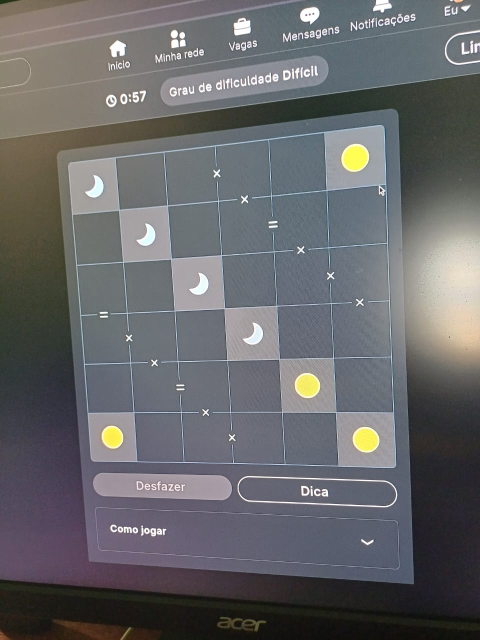
#> input picture data/sample.jpg, 960 x 1280 px (shown at 1/2 size)
$ python -i connection_classifier.py   (imports and definitions only)
#> lines starting #> are read from the running program, lines starting #| are printed output that depends on the picture
from cv2.typing import MatLike
from enum import Enum
import cv2


class ConnectionSymbol(Enum):
    EQUAL = 1
    DIFFERENT = 2
    BLANK = 3

    def __str__(self):
        return self.name.lower()


class ConnectionClassifier:
    def __init__(self, image: MatLike):
        self.image = image

    def classify(self) -> ConnectionSymbol:
        if self.is_equal(self.image):
            return ConnectionSymbol.EQUAL
        elif self.is_different():
            return ConnectionSymbol.DIFFERENT
        else:
            return ConnectionSymbol.BLANK

    def is_equal(self, image: MatLike) -> bool:
        contours, _ = cv2.findContours(
            image, cv2.RETR_EXTERNAL, cv2.CHAIN_APPROX_SIMPLE
        )

        rectangles = [
            cv2.boundingRect(contour)
            for contour in contours
            if cv2.contourArea(contour) > 50
        ]

        return len(rectangles) == 2

    def is_different(self) -> bool:
        contours, _ = cv2.findContours(
            self.image, cv2.RETR_EXTERNAL, cv2.CHAIN_APPROX_SIMPLE
        )

        for contour in contours:
            perimeter = cv2.arcLength(contour, True)
            approx = cv2.approxPolyDP(contour, 0.04 * perimeter, True)
            area = cv2.contourArea(contour)

            if len(approx) > 5 and area > 100:
                return True

        return False

>>> import cv2
>>> picture = cv2.imread('../../data/sample.jpg', cv2.IMREAD_GRAYSCALE)
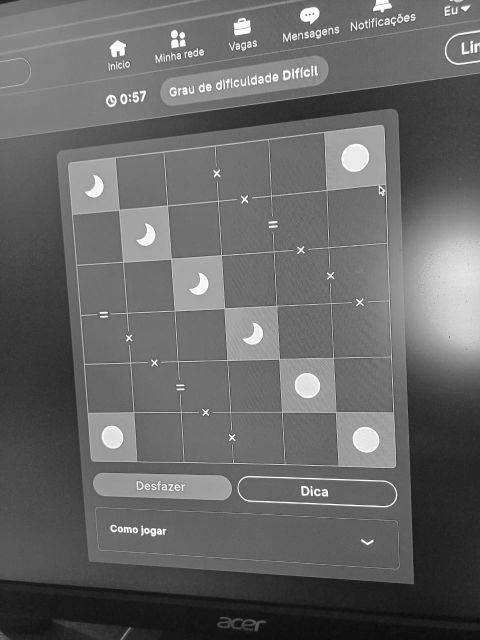
#> picture: shape (1280, 960) (shown at 1/2 size); min 11, max 255, mean 103
>>> result = ConnectionClassifier(picture).classify()
#> in is_equal, `contours, _ = cv2.findContours( image, cv2.RETR_EXTERNAL, cv2.CHAIN_AP..`: contours = [[[0, 0], [0, 1279], [959, 1279], [959, 0]]]
#> in is_equal, `rectangles = [ cv2.boundingRect(contour) for contour in contours if cv..`: rectangles = [(0, 0, 960, 1280)]
#> in is_different, `contours, _ = cv2.findContours( self.image, cv2.RETR_EXTERNAL, cv2.CHA..`: contours = [[[0, 0], [0, 1279], [959, 1279], [959, 0]]]
#> the loop in is_different, `for contour in contours:` made 1 pass
#> (perimeter, approx, area) on pass 1: (4476, [[0, 0], [0, 1279], [959, 1279], [959, 0]], 1226561)
